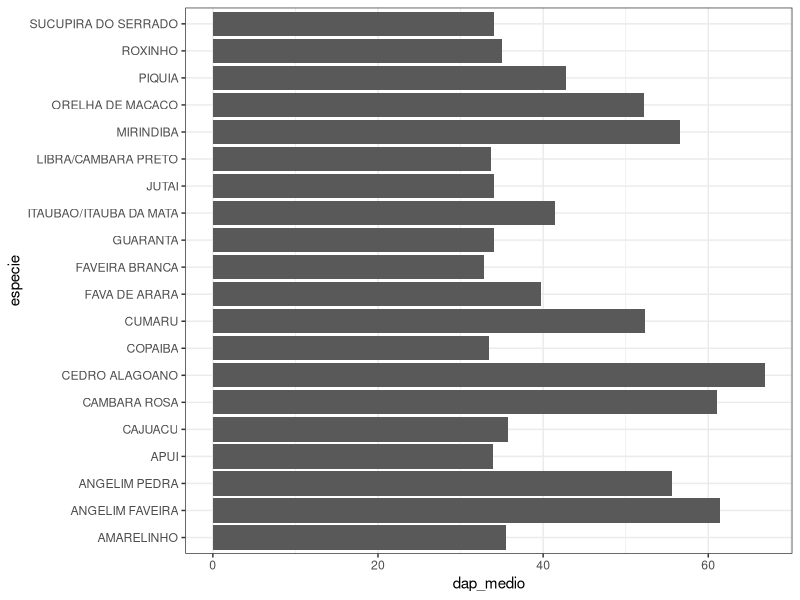
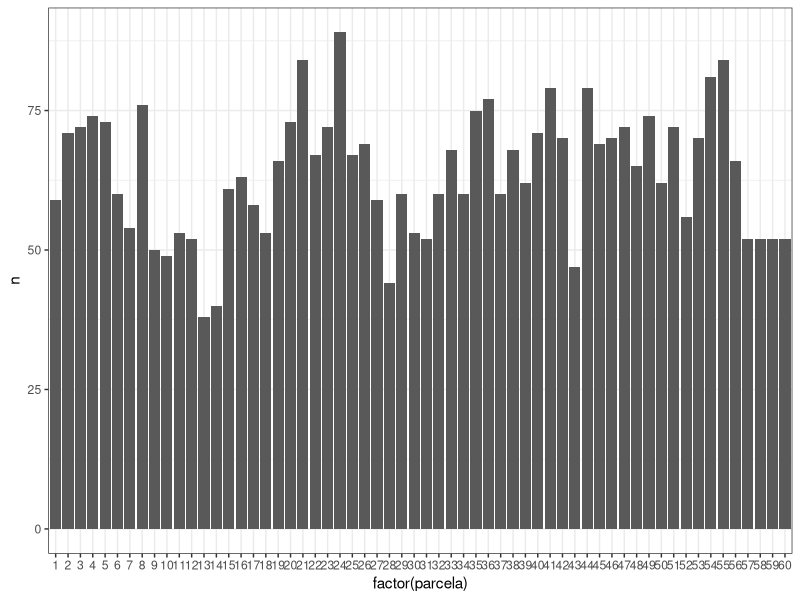
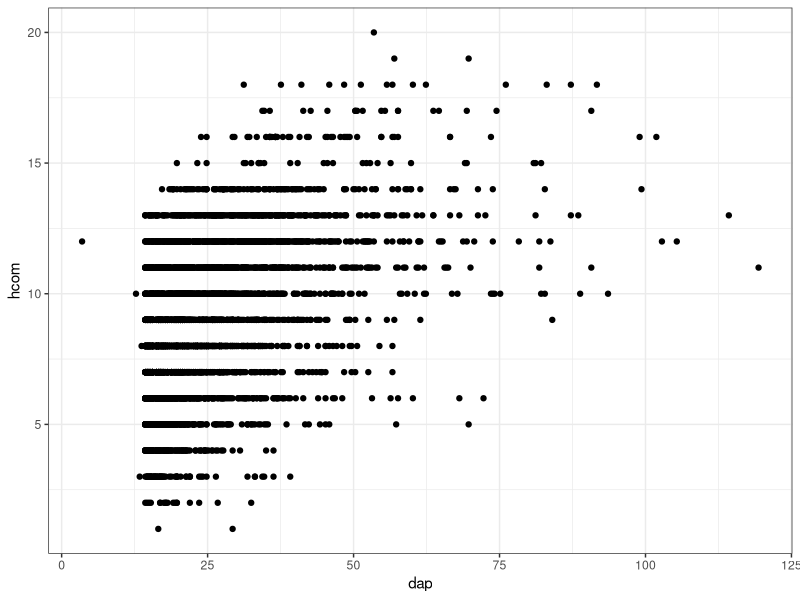
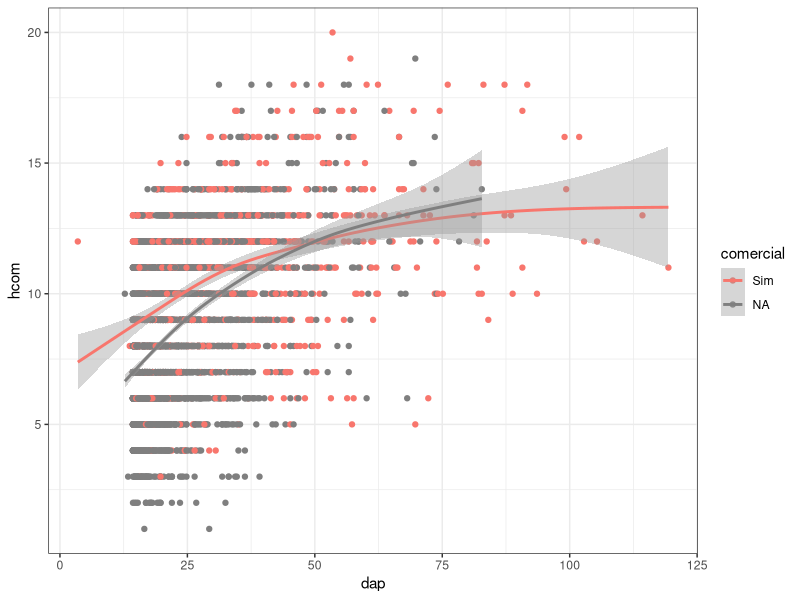
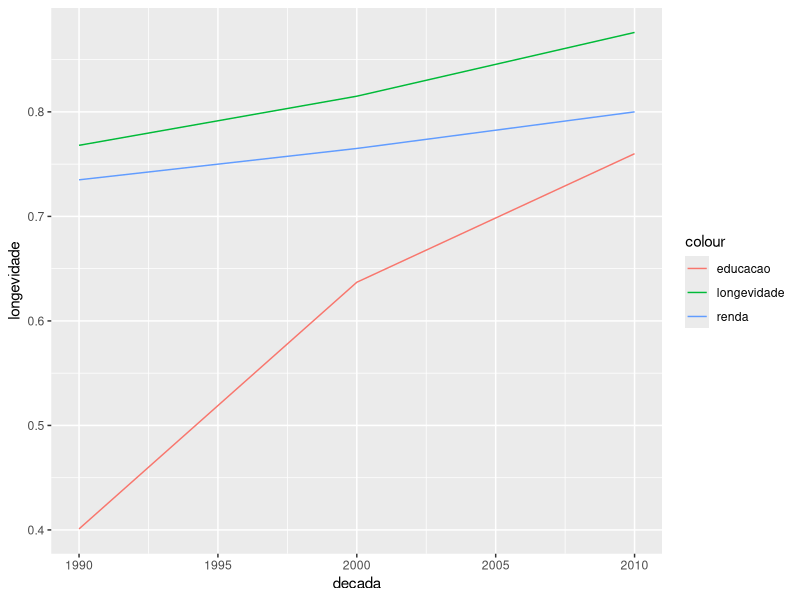
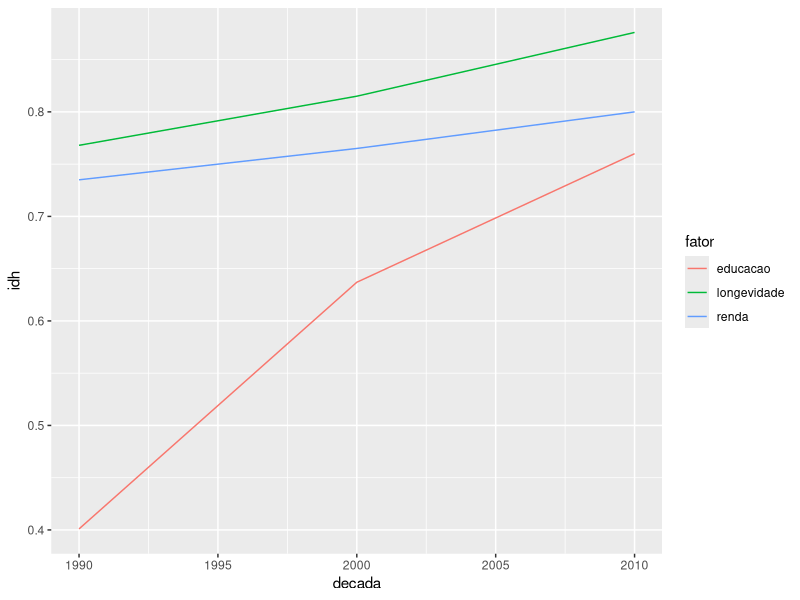
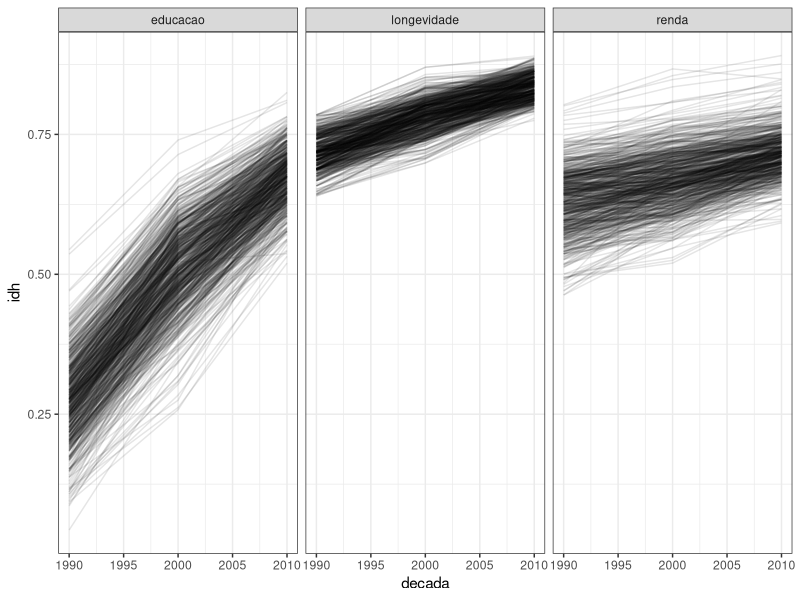
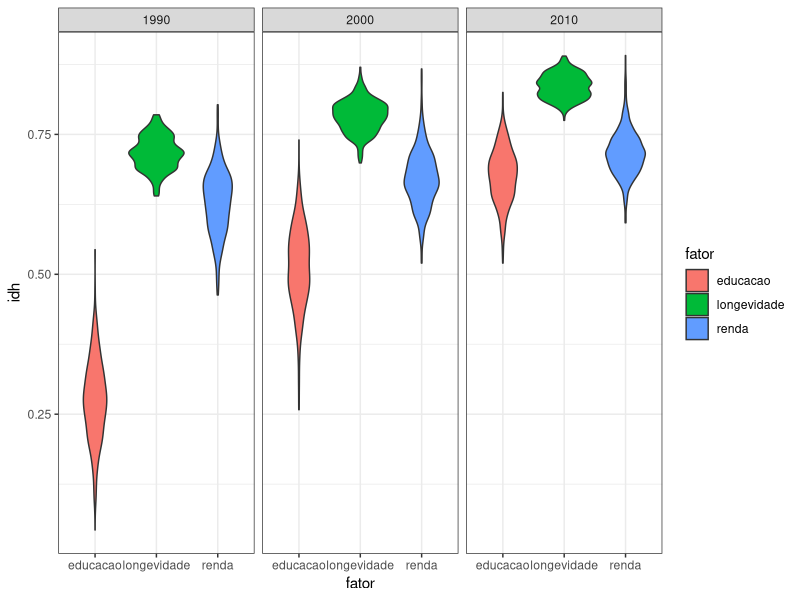

Source code (R) for these figures, in order:
## ---- chunk 1
knitr::opts_chunk$set(results = "hide", fig.show = "hide", cache = TRUE, message = FALSE, warning = FALSE)
## ---- chunk 2
library(tidyverse)
library(readxl)
## ---- chunk 3
inv_amazonia <- read_excel("data/inv_amazonia.xlsx")

inv_amazonia
## ---- chunk 4
filter(inv_amazonia, cap > 300)
## ---- chunk 5
filter(inv_amazonia, cap > 300 & qf > 1)
## ---- chunk 6
filter(inv_amazonia, cap > 300 | hcom > 15)
## ---- chunk 7
filter(inv_amazonia, especie == "IPE")
## ---- chunk 8
filter(inv_amazonia, especie %in% c("COPAIBA", "IPE"))
## ---- chunk 9
arrange(inv_amazonia, cap)
## ---- chunk 10
arrange(inv_amazonia, -cap)
## ---- chunk 11
select(inv_amazonia, especie, cap)
## ---- chunk 12
select(inv_amazonia, especie:cap)
## ---- chunk 13
select(inv_amazonia, -(familia:comercial))
## ---- chunk 14
mutate(
  inv_amazonia,
  dap = cap / pi,
  secao = pi * dap^2 / 4
)
## ---- chunk 15
inv_amazonia2 <- mutate(
  inv_amazonia,
  dap = cap / pi
)
## ---- chunk 16
summarise(inv_amazonia2, dap_medio = mean(dap))
## ---- chunk 17
summarise(inv_amazonia2, hcom_medio = mean(hcom))
## ---- chunk 18
summarise(inv_amazonia2, hcom_medio = mean(hcom, na.rm = TRUE))
## ---- chunk 19
inv_amazonia_by_esp <- group_by(inv_amazonia2, especie)

summarise(inv_amazonia_by_esp, dap_medio = mean(dap))
## ---- chunk 20
inv_amazonia_by_esp <- group_by(inv_amazonia2, especie)

resumo_esp <- summarise(
  inv_amazonia_by_esp,
  n = n(),
  dap_medio = mean(dap, na.rm = TRUE),
  hcom_medio = mean(hcom, na.rm = TRUE)
)

resumo_esp 
## ---- chunk 21
filter(resumo_esp, dap_medio > 50)
## ---- chunk 22
inv_amazonia2 %>%
  group_by(especie) %>% 
  summarise(
  n = n(),
  dap_medio = mean(dap, na.rm = TRUE),
  hcom_medio = mean(hcom, na.rm = TRUE)
  ) %>% 
  filter(dap_medio > 50)
## ---- chunk 23
inv_amazonia %>% 
  filter(comercial == "Sim") %>% 
  select(especie, cap) %>% 
  arrange(desc(cap)) %>% 
  slice(1:5)
## ---- chunk 24
inv_amazonia2 %>% 
  group_by(especie) %>% 
  summarise(dap_medio = mean(dap, na.rm = TRUE)) %>% 
  arrange(desc(dap_medio)) %>% 
  slice(1:20) %>% 
  ggplot(aes(especie, dap_medio)) +
    geom_col() +
    coord_flip() +
    theme_bw()
## ---- chunk 25
inv_amazonia2 %>% 
  group_by(parcela) %>% 
  summarise(n = n()) %>% 
  arrange(desc(n)) %>% 
  ggplot(aes(factor(parcela), n)) +
    geom_col() +
    theme_bw()
## ---- chunk 26
inv_amazonia2 %>% 
  ggplot(aes(dap, hcom)) +
    geom_point() +
    theme_bw()
## ---- chunk 27
inv_amazonia2 %>% 
  ggplot(aes(dap, hcom, color = comercial)) +
    geom_point() +
    geom_smooth() +
    theme_bw()
## ---- chunk 28
knitr::include_graphics("http://i.imgur.com/0TxarVh.png")
## ---- chunk 29
idh <- read_excel("data/idh_1991_2010.xlsx")

idh
## ---- chunk 30
idh %>% 
  filter(cod_municipio == 3501608) %>% # Americana-SP
  ggplot(aes(x = decada)) +
    geom_line(aes(y = longevidade, color = "longevidade")) +
    geom_line(aes(y = educacao, color = "educacao")) +
    geom_line(aes(y = renda, color = "renda"))
## ---- chunk 31
idh_tidy <- gather(idh, fator, idh, longevidade, educacao, renda)

idh_tidy
## ---- chunk 32
idh_tidy %>% 
  filter(cod_municipio == 3501608) %>% 
  ggplot(aes(x = decada, y = idh, color = fator)) +
    geom_line()
## ---- chunk 33
idh_tidy %>% 
  spread(fator, idh)

idh_tidy %>% 
  spread(decada, idh)
## ---- chunk 34
idh_tidy %>% 
  ggplot(aes(x = decada, y = idh)) +
    geom_line(aes(group = cod_municipio), alpha = 0.1) +
    facet_wrap(~fator) +
    theme_bw()

idh_tidy %>% 
  ggplot(aes(fator, idh, fill = fator)) +
    geom_violin() +
    facet_wrap(~decada, scales = "free_x") +
    theme_bw()
